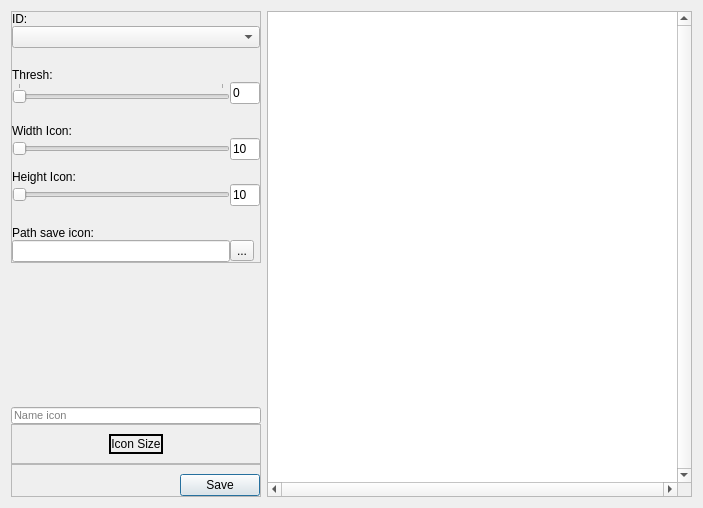
<?xml version="1.0" encoding="UTF-8"?>
<ui version="4.0">
 <class>TestThresh</class>
 <widget class="QDialog" name="TestThresh">
  <property name="windowModality">
   <enum>Qt::WindowModal</enum>
  </property>
  <property name="geometry">
   <rect>
    <x>0</x>
    <y>0</y>
    <width>703</width>
    <height>508</height>
   </rect>
  </property>
  <property name="maximumSize">
   <size>
    <width>16777215</width>
    <height>16777215</height>
   </size>
  </property>
  <property name="windowTitle">
   <string>Dialog</string>
  </property>
  <property name="sizeGripEnabled">
   <bool>false</bool>
  </property>
  <property name="modal">
   <bool>false</bool>
  </property>
  <layout class="QGridLayout" name="gridLayout">
   <item row="3" column="0">
    <widget class="QWidget" name="widget_2" native="true">
     <property name="maximumSize">
      <size>
       <width>250</width>
       <height>16777215</height>
      </size>
     </property>
     <layout class="QGridLayout" name="gridLayout_3">
      <property name="leftMargin">
       <number>0</number>
      </property>
      <property name="topMargin">
       <number>0</number>
      </property>
      <property name="rightMargin">
       <number>0</number>
      </property>
      <property name="bottomMargin">
       <number>0</number>
      </property>
      <property name="spacing">
       <number>0</number>
      </property>
      <item row="7" column="0" colspan="3">
       <widget class="QFrame" name="frame_3">
        <property name="frameShape">
         <enum>QFrame::StyledPanel</enum>
        </property>
        <property name="frameShadow">
         <enum>QFrame::Raised</enum>
        </property>
        <layout class="QGridLayout" name="gridLayout_2">
         <property name="leftMargin">
          <number>0</number>
         </property>
         <property name="topMargin">
          <number>9</number>
         </property>
         <property name="rightMargin">
          <number>0</number>
         </property>
         <property name="bottomMargin">
          <number>0</number>
         </property>
         <item row="1" column="0">
          <spacer name="horizontalSpacer_3">
           <property name="orientation">
            <enum>Qt::Horizontal</enum>
           </property>
           <property name="sizeHint" stdset="0">
            <size>
             <width>40</width>
             <height>20</height>
            </size>
           </property>
          </spacer>
         </item>
         <item row="1" column="1">
          <widget class="QPushButton" name="pushButton_save">
           <property name="text">
            <string>Save</string>
           </property>
          </widget>
         </item>
        </layout>
       </widget>
      </item>
      <item row="6" column="0" colspan="3">
       <widget class="QFrame" name="frame_2">
        <property name="frameShape">
         <enum>QFrame::StyledPanel</enum>
        </property>
        <property name="frameShadow">
         <enum>QFrame::Raised</enum>
        </property>
        <layout class="QGridLayout" name="gridLayout_5">
         <property name="topMargin">
          <number>9</number>
         </property>
         <property name="spacing">
          <number>0</number>
         </property>
         <item row="1" column="0">
          <spacer name="horizontalSpacer">
           <property name="orientation">
            <enum>Qt::Horizontal</enum>
           </property>
           <property name="sizeHint" stdset="0">
            <size>
             <width>40</width>
             <height>20</height>
            </size>
           </property>
          </spacer>
         </item>
         <item row="1" column="1">
          <widget class="QLabel" name="label_IconSize">
           <property name="minimumSize">
            <size>
             <width>0</width>
             <height>0</height>
            </size>
           </property>
           <property name="maximumSize">
            <size>
             <width>16777215</width>
             <height>16777215</height>
            </size>
           </property>
           <property name="frameShape">
            <enum>QFrame::Panel</enum>
           </property>
           <property name="lineWidth">
            <number>2</number>
           </property>
           <property name="text">
            <string>Icon Size</string>
           </property>
           <property name="scaledContents">
            <bool>true</bool>
           </property>
           <property name="alignment">
            <set>Qt::AlignCenter</set>
           </property>
           <property name="wordWrap">
            <bool>false</bool>
           </property>
          </widget>
         </item>
         <item row="1" column="2">
          <spacer name="horizontalSpacer_2">
           <property name="orientation">
            <enum>Qt::Horizontal</enum>
           </property>
           <property name="sizeHint" stdset="0">
            <size>
             <width>40</width>
             <height>20</height>
            </size>
           </property>
          </spacer>
         </item>
        </layout>
       </widget>
      </item>
      <item row="0" column="0" rowspan="2" colspan="3">
       <widget class="QFrame" name="frame">
        <property name="frameShape">
         <enum>QFrame::StyledPanel</enum>
        </property>
        <property name="frameShadow">
         <enum>QFrame::Raised</enum>
        </property>
        <layout class="QGridLayout" name="gridLayout_4">
         <property name="leftMargin">
          <number>0</number>
         </property>
         <property name="topMargin">
          <number>0</number>
         </property>
         <property name="rightMargin">
          <number>0</number>
         </property>
         <property name="bottomMargin">
          <number>0</number>
         </property>
         <property name="spacing">
          <number>0</number>
         </property>
         <item row="12" column="0">
          <widget class="QLabel" name="label">
           <property name="text">
            <string>Path save icon:</string>
           </property>
          </widget>
         </item>
         <item row="1" column="0" colspan="2">
          <widget class="QComboBox" name="comboBox"/>
         </item>
         <item row="7" column="1">
          <widget class="QLineEdit" name="lineEdit_2">
           <property name="maximumSize">
            <size>
             <width>30</width>
             <height>16777215</height>
            </size>
           </property>
           <property name="text">
            <string>10</string>
           </property>
          </widget>
         </item>
         <item row="13" column="0">
          <widget class="QLineEdit" name="lineEdit_pathsaveIcon"/>
         </item>
         <item row="6" column="0">
          <widget class="QLabel" name="label_3">
           <property name="text">
            <string>Width Icon:</string>
           </property>
          </widget>
         </item>
         <item row="10" column="1">
          <widget class="QLineEdit" name="lineEdit_3">
           <property name="maximumSize">
            <size>
             <width>30</width>
             <height>16777215</height>
            </size>
           </property>
           <property name="text">
            <string>10</string>
           </property>
          </widget>
         </item>
         <item row="4" column="1">
          <widget class="QLineEdit" name="lineEdit">
           <property name="maximumSize">
            <size>
             <width>30</width>
             <height>16777215</height>
            </size>
           </property>
           <property name="text">
            <string>0</string>
           </property>
          </widget>
         </item>
         <item row="9" column="0">
          <widget class="QLabel" name="label_4">
           <property name="text">
            <string>Height Icon:</string>
           </property>
          </widget>
         </item>
         <item row="8" column="0">
          <spacer name="verticalSpacer_4">
           <property name="orientation">
            <enum>Qt::Vertical</enum>
           </property>
           <property name="sizeType">
            <enum>QSizePolicy::Minimum</enum>
           </property>
           <property name="sizeHint" stdset="0">
            <size>
             <width>20</width>
             <height>10</height>
            </size>
           </property>
          </spacer>
         </item>
         <item row="10" column="0">
          <widget class="QSlider" name="horizontalSlider_3">
           <property name="minimum">
            <number>10</number>
           </property>
           <property name="maximum">
            <number>255</number>
           </property>
           <property name="orientation">
            <enum>Qt::Horizontal</enum>
           </property>
          </widget>
         </item>
         <item row="11" column="0">
          <spacer name="verticalSpacer_5">
           <property name="orientation">
            <enum>Qt::Vertical</enum>
           </property>
           <property name="sizeType">
            <enum>QSizePolicy::Minimum</enum>
           </property>
           <property name="sizeHint" stdset="0">
            <size>
             <width>20</width>
             <height>20</height>
            </size>
           </property>
          </spacer>
         </item>
         <item row="5" column="0">
          <spacer name="verticalSpacer_3">
           <property name="orientation">
            <enum>Qt::Vertical</enum>
           </property>
           <property name="sizeType">
            <enum>QSizePolicy::Minimum</enum>
           </property>
           <property name="sizeHint" stdset="0">
            <size>
             <width>20</width>
             <height>20</height>
            </size>
           </property>
          </spacer>
         </item>
         <item row="13" column="1">
          <widget class="QToolButton" name="toolButton">
           <property name="text">
            <string>...</string>
           </property>
          </widget>
         </item>
         <item row="4" column="0">
          <widget class="QSlider" name="horizontalSlider">
           <property name="maximum">
            <number>255</number>
           </property>
           <property name="pageStep">
            <number>255</number>
           </property>
           <property name="tracking">
            <bool>true</bool>
           </property>
           <property name="orientation">
            <enum>Qt::Horizontal</enum>
           </property>
           <property name="invertedAppearance">
            <bool>false</bool>
           </property>
           <property name="invertedControls">
            <bool>false</bool>
           </property>
           <property name="tickPosition">
            <enum>QSlider::TicksAbove</enum>
           </property>
          </widget>
         </item>
         <item row="3" column="0">
          <widget class="QLabel" name="label_2">
           <property name="text">
            <string>Thresh:</string>
           </property>
          </widget>
         </item>
         <item row="2" column="0">
          <spacer name="verticalSpacer_2">
           <property name="orientation">
            <enum>Qt::Vertical</enum>
           </property>
           <property name="sizeType">
            <enum>QSizePolicy::Minimum</enum>
           </property>
           <property name="sizeHint" stdset="0">
            <size>
             <width>20</width>
             <height>20</height>
            </size>
           </property>
          </spacer>
         </item>
         <item row="0" column="0">
          <widget class="QLabel" name="label_5">
           <property name="text">
            <string>ID:</string>
           </property>
          </widget>
         </item>
         <item row="7" column="0">
          <widget class="QSlider" name="horizontalSlider_2">
           <property name="minimum">
            <number>10</number>
           </property>
           <property name="maximum">
            <number>255</number>
           </property>
           <property name="orientation">
            <enum>Qt::Horizontal</enum>
           </property>
          </widget>
         </item>
        </layout>
       </widget>
      </item>
      <item row="3" column="0">
       <spacer name="verticalSpacer">
        <property name="orientation">
         <enum>Qt::Vertical</enum>
        </property>
        <property name="sizeHint" stdset="0">
         <size>
          <width>20</width>
          <height>32</height>
         </size>
        </property>
       </spacer>
      </item>
      <item row="4" column="0">
       <widget class="QLineEdit" name="lineEdit_nameIcon">
        <property name="enabled">
         <bool>true</bool>
        </property>
        <property name="maximumSize">
         <size>
          <width>16777215</width>
          <height>17</height>
         </size>
        </property>
        <property name="font">
         <font>
          <pointsize>8</pointsize>
         </font>
        </property>
        <property name="dragEnabled">
         <bool>false</bool>
        </property>
        <property name="readOnly">
         <bool>false</bool>
        </property>
        <property name="placeholderText">
         <string>Name icon</string>
        </property>
        <property name="cursorMoveStyle">
         <enum>Qt::LogicalMoveStyle</enum>
        </property>
       </widget>
      </item>
     </layout>
    </widget>
   </item>
   <item row="3" column="1">
    <widget class="QGraphicsView" name="graphicsView">
     <property name="verticalScrollBarPolicy">
      <enum>Qt::ScrollBarAlwaysOn</enum>
     </property>
     <property name="horizontalScrollBarPolicy">
      <enum>Qt::ScrollBarAlwaysOn</enum>
     </property>
    </widget>
   </item>
  </layout>
 </widget>
 <resources/>
 <connections/>
</ui>
